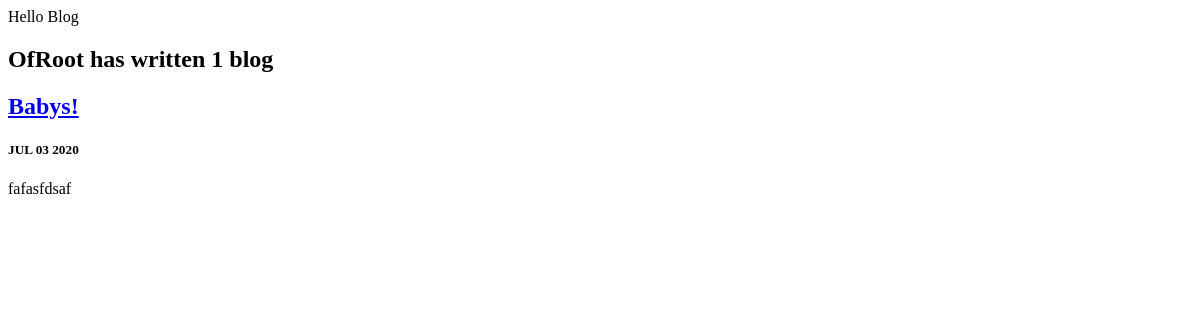
/blog/, run on an earlier commit of the app's database.
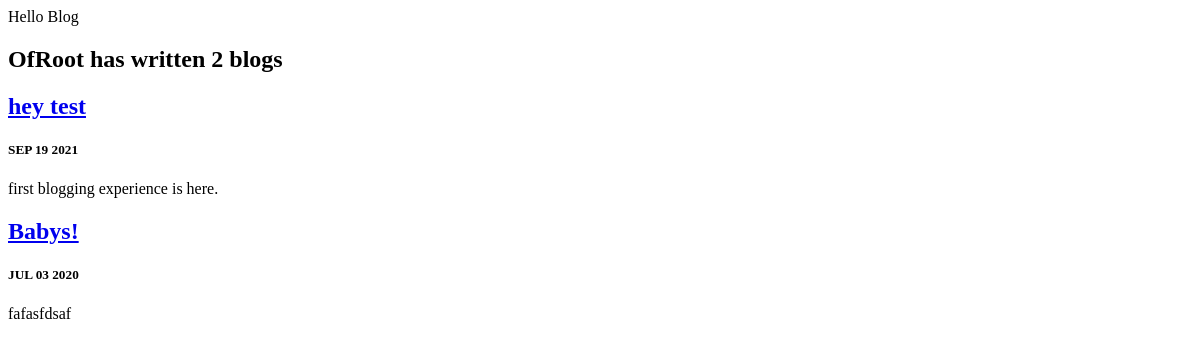
And on a later commit of the database.
### blog/models.py (models this page shows, shortened)
class Blog(models.Model):
    title = models.CharField(max_length=200)
    description = models.TextField(max_length=250)
    date = models.DateField()

### blog/views.py (the view)
# urls.py: path( '',  views.all_blogs, name='all_blogs'),
def all_blogs(request):
    blog_count = Blog.objects.count
    blogs = Blog.objects.all().order_by('-date')
    return render(request, 'blog/all_blogs.html', {'blogs': blogs, 'blog_count':blog_count})

### blog/templates/blog/all_blogs.html (shortened to what this page needs)
<h2>OfRoot has written {{ blogs.count }} blog{{ blogs.count|pluralize }}</h2>
{% for blog in blogs %}
    <a href="{% url 'blog:detail' blog.id  %}">
        <h2> {{ blog.title }} </h2>
    </a>
    <h5>{{ blog.date|date:'M d Y'|upper }}</h5>
    <p>{{ blog.description|striptags|truncatechars:100 }}</p>
{% endfor %}

What changed in the data, as far as the page shows it:
added Blog: title "hey test", date "SEP 19 2021", description "first blogging experience is here."
Also different on the page:
{{ blogs.count }}: "1" → "2"
